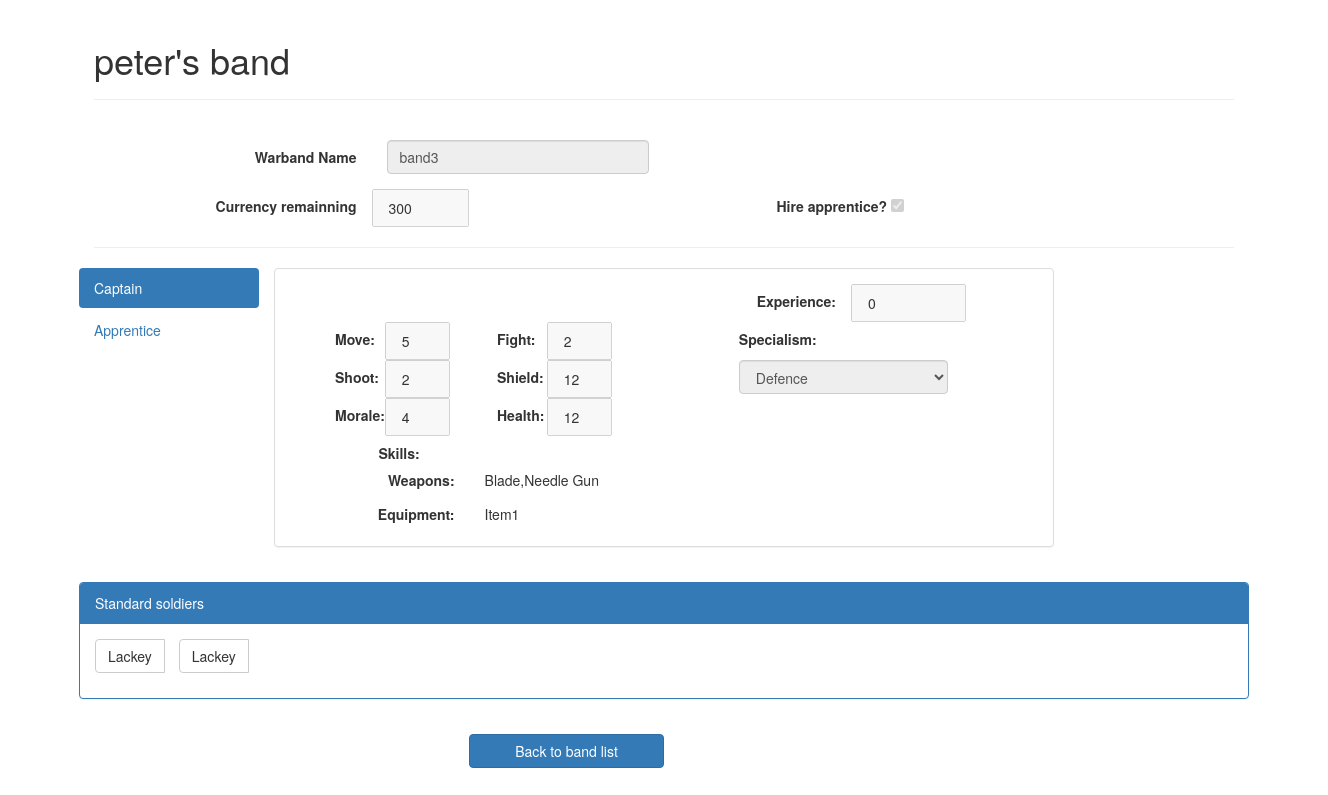
/look/band3 (signed in), run on the app's committed database.
### tables this page shows
CREATE TABLE "bands" (
"name"  TEXT,
"username"  TEXT,
"public"  INTEGER,
"captainId"  INTEGER,
"ensignId"  INTEGER DEFAULT 0,
"currency"  INTEGER,
"soldiers"  TEXT
);

CREATE TABLE "members" (
"id"  INTEGER PRIMARY KEY AUTOINCREMENT NOT NULL,
"type"  INTEGER,
"move"  INTEGER,
"fight"  INTEGER,
"shoot"  INTEGER,
"shield"  INTEGER,
"morale"  INTEGER,
"health"  INTEGER,
"specialism"  TEXT,
"skills"  TEXT,
"experience"  INTEGER DEFAULT 0,
"weapons"  TEXT,
"items"  TEXT
);

### views.py (the view)
@views.route('/look/<band>', methods=['GET'])
@_login_required
def look_warband(band):
    band, captain, ensign = query_band_detail(band)
    return render_template('editband.html', troops=base_troops, specialisms = base_specialisms, items = base_items, band=band, captain=captain, ensign=ensign, username=session["current_user"], look=True), httpcodes.OK

### utilities.py (called while the page is built)
def execute_query(sql, param = None):
	try:
		conn = sqlite3.connect(configs.SQLITE_FILE)
		if param == None:
			cu = conn.execute(sql)
		else:
			cu = conn.execute(sql, param)
		res = cu.fetchall()
		return res
	except Exception, e:
		print e
		return None
	finally:
		if conn is not None:
			conn.close()

### templates/editband.html (shortened to what this page needs)
<!DOCTYPE html>
<html>
  <head>
    <link rel="stylesheet" type="text/css" href="/static/lib/bootstrap-3.3.7/css/bootstrap.min.css">
  </head>
  <body>
    <div class="container">
      <div class="page-header">
        <h1>{{look and band["username"]+"'s band" or "Edit your band"}}</h1>
      </div>
      <br>
      <form id="form1" method="POST" class="form-horizontal">
        <div id="bandname_group" class="form-group">
          <label class="col-sm-2 control-label col-sm-offset-1" for="bandname">Warband Name</label>
          <div class="col-sm-3">
            <input type="text" class="form-control " id="bandname" name="bandname" value="{{band["name"]}}" {{band["name"] and "disabled" or ""}}/>
          </div>
        </div>
        <div class="form-group">
          <label class="col-sm-3  control-label">Currency remainning </label>
          <input id="currency" class="col-sm-1 form-control-static" type="number" value={{band["currency"] or 500}} disabled>
          <div class="col-sm-5 col-sm-offset-3">
            <label class="control-label">Hire apprentice? </label>
            <input id="ensign_check" type="checkbox" {{ensign and "checked"}} {{(ensign or look) and "disabled"}}/>
          </div>
        </div>
        <hr>
        <div class="form-group">
          <ul class="nav nav-pills nav-stacked col-sm-2">
            <li role="presentation" class="active"><a id="captain_tab">Captain</a></li>
            <li role="presentation"><a id="ensign_tab">Apprentice</a></li>
          </ul>
          <div id="captain_panel" class="panel panel-default col-sm-8">
            <div class="panel-body">
              <div class="col-sm-12 col-sm-offset-6">
                <label class="col-sm-3 control-label">Experience: </label>
                <input id="captain_exp" class="exp col-sm-2 form-control-static" type="number" value={{captain["experience"] or 0}} disabled>
              </div>
              <div class="col-sm-7">
                <label class="col-sm-2 control-label">Move:  </label>
                <input id="captain_move_number" class="captain_state_number col-sm-2 form-control-static"type="number" value={{captain["move"] or 5}} {{look and "disabled"}}>
                <label class="col-sm-2 control-label col-sm-offset-1">Fight:  </label>
                <input id="captain_fight_number" class="captain_state_number col-sm-2 form-control-static"type="number" value={{captain["fight"] or 2}} {{look and "disabled"}}>
              </div>
              <div class="col-sm-5">
                <label class="control-label">Specialism: </label>
              </div>
              <div class="col-sm-7">
                <label class="col-sm-2 control-label">Shoot:  </label>
                  <input id="captain_shoot_number" class="captain_state_number col-sm-2 form-control-static"type="number" value={{captain["shoot"] or 2}} {{look and "disabled"}}>
                <label class="col-sm-2 control-label col-sm-offset-1">Shield:  </label>
                  <input id="captain_shield_number" class="captain_state_number col-sm-2 form-control-static"type="number" value={{captain["shield"] or 12}} {{look and "disabled"}}>
              </div>
              <div class="col-sm-4">
                <select id="captain_spec_select" class="form-control spec_select" {{captain and "disabled" or ""}}>
                  {% if captain: %}
                  <option value="{{captain["specialism"]}}" selected>{{captain["specialism"]}}</option>
                  {% else %}
                  {% for spec in specialisms %}
                  <option value="{{spec}}">{{spec}}</option>
                  {% endfor %}
                  {% endif %}
                </select>
              </div>
              <div class="col-sm-7">
                <label class="col-sm-2 control-label">Morale:  </label>
                <input id="captain_morale_number" class="captain_state_number col-sm-2 form-control-static"type="number" value={{captain["morale"] or 4}} {{look and "disabled"}}>
                <label class="col-sm-2 control-label col-sm-offset-1">Health:  </label>
                <input id="captain_health_number" class="captain_state_number col-sm-2 form-control-static"type="number" value={{captain["health"] or 12}} {{look and "disabled"}}>
              </div>
              <div class="col-sm-12">
                <label class="col-sm-2 control-label">Skills:  </label>
                <div class="col-sm-10">
                </div>
              </div>
              <div class="col-sm-8">
                <label class="col-sm-4 control-label">Weapons:  </label>
                <div class="col-sm-6">
                  <p id="captain_weapon_p" class="form-control-static">
                      {{captain["weapons"]}}
                  </p>
                </div>
                <label class="col-sm-4 control-label">Equipment:  </label>
                <div class="col-sm-4">
                  <p id="captain_item_p" class="form-control-static">
                      {{captain["items"]}}
                  </p>
                </div>
                <div class="col-sm-2">
                </div>
              </div>
            </div>
          </div>
        </div>
        <div class="form-group">
          <div class="panel panel-primary">
            <div class="panel-heading">Standard soldiers</div>
            <div class="panel-body">
              <ul id="soldier_list" class="list-inline">
                {% for soldier in band["soldiers"] %}
                <li>
                  <div class="btn-group" role="group">
                  <button type="button" class="btn btn-default soldier_btn" >{{soldier}}</button>
                  </div>
                </li>
                {% endfor %}
              </ul>
            </div>
          </div>
        </div>
      </form>
       <div class="row">
        <a href="{{ url_for('views.bandlist',username = username) }}" type="button" class="btn btn-primary col-sm-2 col-sm-offset-{{look and 4 or 1}}">Back to band list</a>
      </div>
    </div>
  </body>
</html>

### data on the page
bands: username "peter's band", bandname "band3", currency "300"
members: experience "0", move "5", fight "2", shoot "2", shield "12", specialism "Defence", morale "4", health "12", weapons "Blade,Needle Gun", items "Item1"

### other printed values
{{ soldier }} "Lackey" "Lackey"
